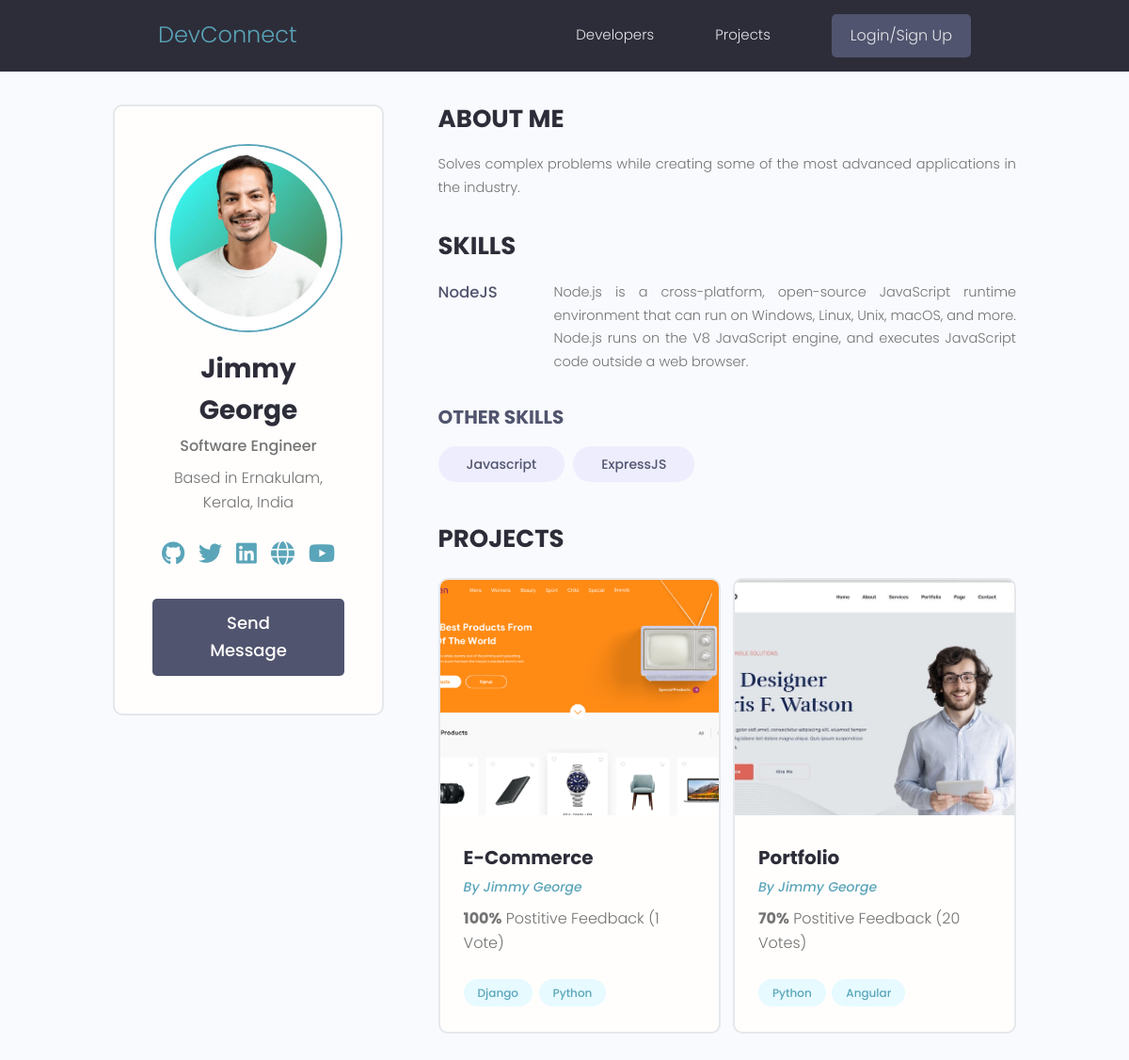
/profile/9fc2baf7-5887-41e1-8584-166d42457b1d/, run on the app's committed database.
### users/models.py (models this page shows, shortened)
class Profile(models.Model):
    user = models.OneToOneField(User, on_delete=models.CASCADE, null=True, blank=True)
    name = models.CharField(max_length=200, blank=True, null=True)
    email = models.EmailField(max_length=500, blank=True, null=True)
    username = models.CharField(max_length=200, blank=True, null=True)
    location = models.CharField(max_length=200, blank=True, null=True)
    short_intro = models.CharField(max_length=200, blank=True, null=True)
    bio = models.TextField(blank=True, null=True)
    profile_image = models.ImageField(null=True, blank=True, upload_to='profiles/', default='profiles/default-profile-picture.png')
    social_github = models.CharField(max_length=200, blank=True, null=True)
    social_twitter = models.CharField(max_length=200, blank=True, null=True)
    social_linkedin = models.CharField(max_length=200, blank=True, null=True)
    social_youtube = models.CharField(max_length=200, blank=True, null=True)
    social_website = models.CharField(max_length=200, blank=True, null=True)
    created = models.DateTimeField(auto_now_add = True)
    id = models.UUIDField(default= uuid.uuid4, unique = True, primary_key = True, editable = False)

class Skill(models.Model):
    owner = models.ForeignKey(Profile, on_delete=models.CASCADE, null=True, blank=True)
    name = models.CharField(max_length=200, blank=True, null=True)
    description = models.TextField(null=True, blank=True)
    created = models.DateTimeField(auto_now_add = True)
    id = models.UUIDField(default= uuid.uuid4, unique = True, primary_key = True, editable = False)

### projects/models.py (models this page shows, shortened)
class Project(models.Model):
    owner = models.ForeignKey(Profile, null=True, blank=True, on_delete=models.SET_NULL)
    title = models.CharField(max_length = 200)
    description = models.TextField(null= True, blank = True)
    featured_image = models.ImageField(null=True, blank=True, default="default.jpg")
    demo_link = models.CharField(max_length=2000, null=True, blank=True)
    source_code = models.CharField(max_length=2000, null=True, blank=True)
    tags = models.ManyToManyField('Tag', blank = True)
    vote_total = models.IntegerField(default = 0 ,null = True, blank = True)
    vote_ratio = models.IntegerField(default = 0 ,null = True, blank = True)
    created = models.DateTimeField(auto_now_add = True)
    id = models.UUIDField(default= uuid.uuid4, unique = True, primary_key = True, editable = False)
    class Meta:
        ordering = ['-vote_ratio', '-vote_total', 'title']

class Tag(models.Model):
    name = models.CharField(max_length = 200)
    created = models.DateTimeField(auto_now_add = True)
    id = models.UUIDField(default= uuid.uuid4, unique = True, primary_key = True, editable = False)
    def __str__(self):
        return self.name

### users/views.py (the view)
# urls.py: path('profile/<str:pk>/', views.userProfile, name="user-profile"),
def userProfile(request,pk):
    profile = Profile.objects.get(id=pk)
    topSkills = profile.skill_set.exclude(description__exact="")
    otherSkills = profile.skill_set.filter(description="")
    context = {'profile' : profile, 'topSkills' : topSkills, 'otherSkills': otherSkills}
    return render(request, 'users/user-profile.html', context)

### users/templates/users/user-profile.html (shortened to what this page needs)
{% extends 'main.html' %}
{% block content %}
<head>
  <link rel="stylesheet" href="https://cdnjs.cloudflare.com/ajax/libs/font-awesome/6.5.2/css/all.min.css" />
</head>
<main class="profile my-md">
    <div class="container">
      <div class="layout">
        <div class="column column--1of3">
          <div class="card text-center">
            <div class="card__body dev">
              <img class="avatar avatar--xl" src="{{ profile.profile_image.url }}" />
              <h2 class="dev__name">{{ profile.name }}</h2>
              <p class="dev__title">{{ profile.short_intro }}</p>
              <p class="dev__location">Based in {{ profile.location }}</p>
              <ul class="dev__social">
                {% if profile.social_github %}
                <li>
                  <a title="Github" href="{{ profile.social_github }}" target="_blank"><i style="font-size: 2.5rem;" class="fa-brands fa-github"></i></a>
                </li>
                {% endif %}
                {% if profile.social_twitter %}
                <li>
                  <a title="Twitter" href="{{ profile.social_twitter }}" target="_blank"><i style="font-size: 2.5rem;" class="fa-brands fa-twitter"></i></a>
                </li>
                {% endif %}
                {% if profile.social_linkedin %}
                <li>
                  <a title="LinkedIn" href="{{ profile.social_linkedin }}" target="_blank"><i style="font-size: 2.5rem;" class="fa-brands fa-linkedin"></i></a>
                </li>
                {% endif %}
                {% if profile.social_website %}
                <li>
                  <a title="Personal Website" href="{{ profile.social_website }}" target="_blank"><i style="font-size: 2.5rem;" class="fa-solid fa-globe"></i></a>
                </li>
                {% endif %}
                {% if profile.social_youtube %}
                <li>
                  <a title="Youtube" href="{{ profile.social_youtube }}" target="_blank"><i style="font-size: 2.5rem;" class="fa-brands fa-youtube"></i></a>
                </li>
                {% endif %}
              </ul>
              {% if request.user.profile.id != profile.id %}
              <a href="{% url 'create-message' profile.id %}" class="btn btn--sub btn--lg">Send Message </a>
              {% endif %}
            </div>
          </div>
        </div>
        <div class="column column--2of3">
          <div class="devInfo">
            <h3 class="devInfo__title">About Me</h3>
            <p class="devInfo__about">{{profile.bio}}</p>
          </div>
          <div class="devInfo">
            <h3 class="devInfo__title">Skills</h3>
            <div class="devInfo__skills">
              {% for skill in topSkills %}
              <div class="devSkill">
                <h4 class="devSkill__title">{{ skill.name }}</h4>
                <p class="devSkill__info">
                  {{skill.description}}
                </p>
              </div>
              {% endfor %}
              <h3 class="devInfo__subtitle">Other Skills</h3>
              <div class="devInfo__otherSkills">
                {% for skill in otherSkills %}
                <span class="tag tag--pill tag--sub tag--lg">
                  <small>{{ skill.name }}</small>
                </span>
                {% endfor %}
              </div>
            </div>
          </div>
          <div class="devInfo">
            <h3 class="devInfo__title">Projects</h3>
            <div class="grid grid--two">
              {% for project in profile.project_set.all %}
              <div class="column">
                <div class="card project">
                  <a href="{% url 'project' project.id %}" class="project">
                    <img class="project__thumbnail" src="{{ project.featured_image.url }}" alt="project thumbnail" />
                    <div class="card__body">
                      <h3 class="project__title">{{ project.title }}</h3>
                      <p><a class="project__author" href="profile.html">By {{ project.owner.name }}</a></p>
                      <p class="project--rating">
                        <span style="font-weight: bold;">{{ project.vote_ratio}}%</span> Postitive
                        Feedback ({{ project.vote_total }} Vote{{project.vote_total|pluralize:"s"}})
                      </p>
                      <div class="project__tags">
                        {% for tag in project.tags.all %}
                        <span class="tag tag--pill tag--main">
                          <small>{{ tag }}</small>
                        </span>
                        {% endfor %}
                      </div>
                    </div>
                  </a>
                </div>
              </div>
              {% endfor %}
            </div>
          </div>
        </div>
      </div>
    </div>
</main>
{% endblock content %}

### static/styles/app.css (style rules this page uses)
:root { --color-sub: #2d2d39; }
.btn--sub { background-color: var(--color-sub-light); }
.card { border: 2px solid var(--color-light); }
img { width: 100%; }
.profile .card > .dev { padding: 4rem; }
.dev__name { color: var(--color-sub); font-size: 2.8rem; font-weight: 700; margin-top: 1rem; margin-bottom: 0.5rem; }
.dev__title { font-size: 1.6rem; font-weight: 500; line-height: 1.3; }
.dev__location { margin-top: 1rem; }
.dev__social { margin: 3rem 0; list-style: none; display: flex; justify-content: center; gap: 1.5rem; }
.devInfo { margin-bottom: 3rem; }
.devInfo__title, .devInfo__subtitle { font-size: 2.6rem; color: var(--color-sub); text-transform: uppercase; font-weight: 700; margin-bottom: 1.5rem; }
.devInfo__subtitle { font-size: 2rem; color: var(--color-sub-light); }
.devInfo__about, .devSkill__info { font-size: 1.45rem; line-height: 1.7; text-align: justify; }
.devSkill { margin-bottom: 3rem; }
.devSkill__title { font-size: 1.65rem; font-weight: 500; color: var(--color-sub-light); }
@media screen and (min-width: 700px) { .devSkill { display: flex; justify-content: space-between; gap: 3rem; } }
@media screen and (min-width: 700px) { .devSkill__info { flex-basis: 80%; } }
.project__author { font-size: 1.4rem; font-style: italic; }
.project--rating { margin-bottom: 1.6em; margin-top: .5em; }
.project__thumbnail { height: 25rem; object-fit: cover; object-position: top center; }
.project__title { font-size: 2rem; font-weight: 700; color: var(--color-sub); }

### static/uikit/styles/modules/_variables.css (style rules this page uses)
:root { --color-main: #5aa5b9; --color-main-light: #e6faff; --color-sub: #3f4156; --color-sub-light: #51546e; --color-sub-lighter: #ededfd; --color-text: #737373; --color-gray: #8b8b8b; --color-light: #e5e7eb; --color-light-gray: #767676; --color-bg: #f8fafd; --color-white: #fffefd; --color-white-light: #f3f3f3; --color-success: #359e64; --color-success-bg: #def8e8; --color-error: #fc4b0b; --color-error-bg: #fff2ee; --font-base: 'Poppins', arial, helvetica, 'Segoe UI', roboto, ubuntu, sans-serif; --font-monospace: 'Fira Code', 'Courier New', courier, monospace; --font-regular: 300; --font-medium: 500; --font-bold: 700; --generic-shadow: 1px 1px 5px #00000010; --generic-transition: all 0.3s ease-in-out; }

### static/uikit/styles/modules/_base.css (style rules this page uses)
* { margin: 0; padding: 0; box-sizing: border-box; text-rendering: optimizeLegibility; color: inherit; font-size: inherit; }
html { font-size: 50%; }
@media only screen and (min-width: 480px) { html { font-size: 56.25%; } }
@media only screen and (min-width: 1200px) { html { font-size: 62.5%; } }
body { line-height: 1.6; font-weight: 400; font-size: 1.5rem; color: var(--color-text); background-color: var(--color-bg); min-height: 100vh; }

### static/uikit/styles/modules/_typography.css (style rules this page uses)
* { font-family: var(--font-base); }
h2 { font-size: 3.6rem; font-weight: var(--font-bold); }
h3 { font-size: 3.2rem; font-weight: var(--font-medium); }
h4 { font-size: 2.8rem; font-weight: var(--font-medium); }
p, span, strong { font-size: 1.6rem; color: var(--color-text); font-weight: var(--font-regular); }
a { padding-bottom: 2px; text-decoration: none; display: inline-block; color: var(--color-main); font-weight: var(--font-medium); }

### static/uikit/styles/modules/_utilities.css (style rules this page uses)
.container { width: 92%; max-width: 165rem; margin: 0 auto; box-sizing: border-box; }
@media screen and (min-width: 1000px) { .container { width: 90%; } }
@media screen and (min-width: 1200px) { .container { width: 80%; } }
.text-center { text-align: center; }
.my-md { margin: 3rem auto; }

### static/uikit/styles/modules/_avatar.css (style rules this page uses)
.avatar { border-radius: 50%; border: 2px solid var(--color-main); object-fit: cover; }
.avatar--xl { height: 20rem; width: 20rem; }

### static/uikit/styles/modules/_button.css (style rules this page uses)
.btn { display: inline-block; position: relative; cursor: pointer; background-color: var(--color-light); font-weight: var(--font-medium); color: var(--color-sub); text-decoration: none; padding: 1rem 2rem; border-radius: 0.5rem; border: none; width: -webkit-fit-content; width: -moz-fit-content; width: fit-content; height: -webkit-fit-content; height: -moz-fit-content; height: fit-content; font-size: 1.6rem; outline-width: 0; outline-color: transparent; -webkit-backface-visibility: hidden; backface-visibility: hidden; transition: all 0.3s ease-in-out; }
.btn--sub { background-color: var(--color-sub); color: var(--color-white); }
.btn--lg { font-size: 1.8rem; padding: 1.2rem 4.5rem; }

### static/uikit/styles/modules/_card.css (style rules this page uses)
.card { border-radius: 1rem; background-color: var(--color-white); border: 1.5px solid var(--color-light); width: auto; height: auto; margin-top: 0.5rem; margin-bottom: 0.5rem; overflow: hidden; }
.card__body, .card__header { padding: 2rem 2.5rem; }

### data on the page
Profile: profile_image (picture), name "Jimmy George", short_intro "Software Engineer", location "Ernakulam, Kerala, India", bio "Solves complex problems while creating some of the most advanced applications in the industry."
Skill: name "NodeJS", description "Node.js is a cross-platform, open-source JavaScript runtime environment that can run on Windows, Linux, Unix, macOS, and more. Node.js runs on the V8 JavaScript engine, and executes JavaScript code outside a web browser."
Skill: name "Javascript"
Skill: name "ExpressJS"
Project: featured_image (picture), title "E-Commerce", owner.name "Jimmy George", vote_ratio "100", vote_total "1"
Tag: name "Django"
Tag: name "Python"
Project: featured_image (picture), title "Portfolio", owner.name "Jimmy George", vote_ratio "70", vote_total "20"
Tag: name "Angular"
